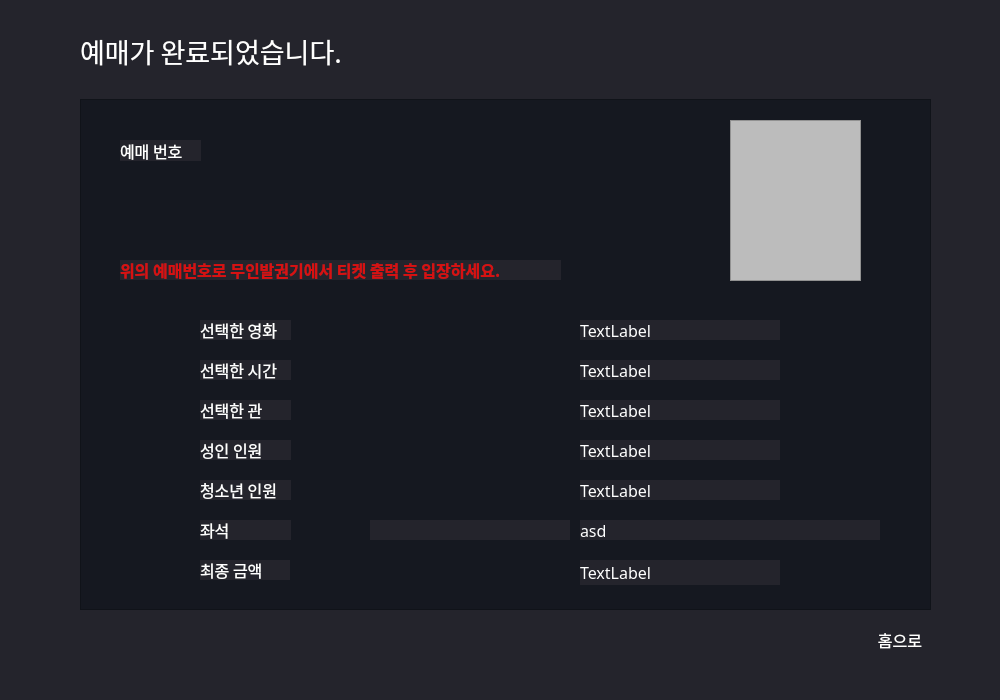
<?xml version="1.0" encoding="UTF-8"?>
<ui version="4.0">
 <class>Dialog</class>
 <widget class="QDialog" name="Dialog">
  <property name="geometry">
   <rect>
    <x>0</x>
    <y>0</y>
    <width>1000</width>
    <height>700</height>
   </rect>
  </property>
  <property name="windowTitle">
   <string>Dialog</string>
  </property>
  <property name="styleSheet">
   <string notr="true">background:#24242C;</string>
  </property>
  <widget class="QPushButton" name="btn_home">
   <property name="geometry">
    <rect>
     <x>840</x>
     <y>620</y>
     <width>120</width>
     <height>40</height>
    </rect>
   </property>
   <property name="font">
    <font>
     <family>NanumGothic</family>
     <pointsize>12</pointsize>
    </font>
   </property>
   <property name="styleSheet">
    <string notr="true">background: qlineargradient(
                    x1: 0, y1: 0, x2: 0, y2: 1,
                    stop: 0 #AF2E29,
                    stop: 1 #8E2824
                );
color: white;
border-radius: 4px;</string>
   </property>
   <property name="text">
    <string>홈으로</string>
   </property>
  </widget>
  <widget class="QLabel" name="label_8">
   <property name="geometry">
    <rect>
     <x>200</x>
     <y>480</y>
     <width>91</width>
     <height>20</height>
    </rect>
   </property>
   <property name="font">
    <font>
     <family>NanumGothic</family>
     <pointsize>12</pointsize>
    </font>
   </property>
   <property name="styleSheet">
    <string notr="true">color:white;</string>
   </property>
   <property name="text">
    <string>청소년 인원</string>
   </property>
  </widget>
  <widget class="QLabel" name="lbl_selecttheater">
   <property name="geometry">
    <rect>
     <x>580</x>
     <y>400</y>
     <width>200</width>
     <height>20</height>
    </rect>
   </property>
   <property name="font">
    <font>
     <family>NanumGothic</family>
     <pointsize>12</pointsize>
    </font>
   </property>
   <property name="styleSheet">
    <string notr="true">color:white;</string>
   </property>
   <property name="text">
    <string>TextLabel</string>
   </property>
  </widget>
  <widget class="QLabel" name="label_5">
   <property name="geometry">
    <rect>
     <x>200</x>
     <y>320</y>
     <width>91</width>
     <height>20</height>
    </rect>
   </property>
   <property name="font">
    <font>
     <family>NanumGothic</family>
     <pointsize>12</pointsize>
    </font>
   </property>
   <property name="styleSheet">
    <string notr="true">color:white;</string>
   </property>
   <property name="text">
    <string>선택한 영화</string>
   </property>
  </widget>
  <widget class="QLabel" name="label_7">
   <property name="geometry">
    <rect>
     <x>200</x>
     <y>440</y>
     <width>91</width>
     <height>20</height>
    </rect>
   </property>
   <property name="font">
    <font>
     <family>NanumGothic</family>
     <pointsize>12</pointsize>
    </font>
   </property>
   <property name="styleSheet">
    <string notr="true">color:white;</string>
   </property>
   <property name="text">
    <string>성인 인원</string>
   </property>
  </widget>
  <widget class="QLabel" name="label_6">
   <property name="geometry">
    <rect>
     <x>200</x>
     <y>360</y>
     <width>91</width>
     <height>20</height>
    </rect>
   </property>
   <property name="font">
    <font>
     <family>NanumGothic</family>
     <pointsize>12</pointsize>
    </font>
   </property>
   <property name="styleSheet">
    <string notr="true">color:white;</string>
   </property>
   <property name="text">
    <string>선택한 시간</string>
   </property>
  </widget>
  <widget class="QLabel" name="lbl_selectmovie">
   <property name="geometry">
    <rect>
     <x>580</x>
     <y>320</y>
     <width>200</width>
     <height>20</height>
    </rect>
   </property>
   <property name="font">
    <font>
     <family>NanumGothic</family>
     <pointsize>12</pointsize>
    </font>
   </property>
   <property name="styleSheet">
    <string notr="true">color:white;</string>
   </property>
   <property name="text">
    <string>TextLabel</string>
   </property>
  </widget>
  <widget class="QLabel" name="label_4">
   <property name="geometry">
    <rect>
     <x>200</x>
     <y>400</y>
     <width>91</width>
     <height>20</height>
    </rect>
   </property>
   <property name="font">
    <font>
     <family>NanumGothic</family>
     <pointsize>12</pointsize>
    </font>
   </property>
   <property name="styleSheet">
    <string notr="true">color:white;</string>
   </property>
   <property name="text">
    <string>선택한 관</string>
   </property>
  </widget>
  <widget class="QLabel" name="lbl_seat">
   <property name="geometry">
    <rect>
     <x>370</x>
     <y>520</y>
     <width>200</width>
     <height>20</height>
    </rect>
   </property>
   <property name="font">
    <font>
     <family>NanumGothic</family>
     <pointsize>12</pointsize>
    </font>
   </property>
   <property name="styleSheet">
    <string notr="true">color:white;</string>
   </property>
   <property name="text">
    <string/>
   </property>
  </widget>
  <widget class="QLabel" name="lbl_selecttime">
   <property name="geometry">
    <rect>
     <x>580</x>
     <y>360</y>
     <width>200</width>
     <height>20</height>
    </rect>
   </property>
   <property name="font">
    <font>
     <family>NanumGothic</family>
     <pointsize>12</pointsize>
    </font>
   </property>
   <property name="styleSheet">
    <string notr="true">color:white;</string>
   </property>
   <property name="text">
    <string>TextLabel</string>
   </property>
  </widget>
  <widget class="QLabel" name="lbl_adtnum">
   <property name="geometry">
    <rect>
     <x>580</x>
     <y>440</y>
     <width>200</width>
     <height>20</height>
    </rect>
   </property>
   <property name="font">
    <font>
     <family>NanumGothic</family>
     <pointsize>12</pointsize>
    </font>
   </property>
   <property name="styleSheet">
    <string notr="true">color:white;</string>
   </property>
   <property name="text">
    <string>TextLabel</string>
   </property>
  </widget>
  <widget class="QLabel" name="label_9">
   <property name="geometry">
    <rect>
     <x>200</x>
     <y>520</y>
     <width>91</width>
     <height>20</height>
    </rect>
   </property>
   <property name="font">
    <font>
     <family>NanumGothic</family>
     <pointsize>12</pointsize>
    </font>
   </property>
   <property name="styleSheet">
    <string notr="true">color:white;</string>
   </property>
   <property name="text">
    <string>좌석</string>
   </property>
  </widget>
  <widget class="QLabel" name="lbl_teennum">
   <property name="geometry">
    <rect>
     <x>580</x>
     <y>480</y>
     <width>200</width>
     <height>20</height>
    </rect>
   </property>
   <property name="font">
    <font>
     <family>NanumGothic</family>
     <pointsize>12</pointsize>
    </font>
   </property>
   <property name="styleSheet">
    <string notr="true">color:white;</string>
   </property>
   <property name="text">
    <string>TextLabel</string>
   </property>
  </widget>
  <widget class="QLabel" name="c">
   <property name="geometry">
    <rect>
     <x>200</x>
     <y>560</y>
     <width>90</width>
     <height>20</height>
    </rect>
   </property>
   <property name="font">
    <font>
     <family>NanumGothic</family>
     <pointsize>12</pointsize>
     <weight>50</weight>
     <bold>false</bold>
    </font>
   </property>
   <property name="styleSheet">
    <string notr="true">color:white;</string>
   </property>
   <property name="text">
    <string>최종 금액</string>
   </property>
  </widget>
  <widget class="QLabel" name="lbl_total">
   <property name="geometry">
    <rect>
     <x>580</x>
     <y>560</y>
     <width>200</width>
     <height>25</height>
    </rect>
   </property>
   <property name="font">
    <font>
     <family>NanumGothic</family>
     <pointsize>12</pointsize>
    </font>
   </property>
   <property name="styleSheet">
    <string notr="true">color:white;</string>
   </property>
   <property name="text">
    <string>TextLabel</string>
   </property>
  </widget>
  <widget class="QLabel" name="label_2">
   <property name="geometry">
    <rect>
     <x>80</x>
     <y>20</y>
     <width>291</width>
     <height>61</height>
    </rect>
   </property>
   <property name="font">
    <font>
     <family>NanumGothic</family>
     <pointsize>20</pointsize>
     <weight>50</weight>
     <bold>false</bold>
    </font>
   </property>
   <property name="styleSheet">
    <string notr="true">color:white;</string>
   </property>
   <property name="text">
    <string>예매가 완료되었습니다.</string>
   </property>
  </widget>
  <widget class="QGraphicsView" name="graphicsView">
   <property name="geometry">
    <rect>
     <x>80</x>
     <y>99</y>
     <width>851</width>
     <height>511</height>
    </rect>
   </property>
   <property name="styleSheet">
    <string notr="true">background:#151820;</string>
   </property>
  </widget>
  <widget class="QLabel" name="reservation_num">
   <property name="geometry">
    <rect>
     <x>120</x>
     <y>140</y>
     <width>81</width>
     <height>21</height>
    </rect>
   </property>
   <property name="font">
    <font>
     <family>NanumGothic</family>
     <pointsize>12</pointsize>
    </font>
   </property>
   <property name="styleSheet">
    <string notr="true">color:white;</string>
   </property>
   <property name="text">
    <string>예매 번호</string>
   </property>
  </widget>
  <widget class="QGraphicsView" name="graphicsView_2">
   <property name="geometry">
    <rect>
     <x>730</x>
     <y>120</y>
     <width>131</width>
     <height>161</height>
    </rect>
   </property>
   <property name="styleSheet">
    <string notr="true">background:
rgb(188, 188, 188)</string>
   </property>
  </widget>
  <widget class="QLabel" name="label_3">
   <property name="geometry">
    <rect>
     <x>120</x>
     <y>260</y>
     <width>441</width>
     <height>20</height>
    </rect>
   </property>
   <property name="font">
    <font>
     <family>맑은 고딕</family>
     <pointsize>12</pointsize>
     <weight>75</weight>
     <italic>false</italic>
     <bold>true</bold>
    </font>
   </property>
   <property name="styleSheet">
    <string notr="true">color:rgb(216, 17, 17);</string>
   </property>
   <property name="text">
    <string>위의 예매번호로 무인발권기에서 티켓 출력 후 입장하세요.</string>
   </property>
  </widget>
  <widget class="QLabel" name="lbl_selected_seat">
   <property name="geometry">
    <rect>
     <x>580</x>
     <y>520</y>
     <width>300</width>
     <height>20</height>
    </rect>
   </property>
   <property name="font">
    <font>
     <family>NanumGothic</family>
     <pointsize>12</pointsize>
    </font>
   </property>
   <property name="styleSheet">
    <string notr="true">color:white;</string>
   </property>
   <property name="text">
    <string>asd</string>
   </property>
  </widget>
  <zorder>graphicsView</zorder>
  <zorder>btn_home</zorder>
  <zorder>label_8</zorder>
  <zorder>lbl_selecttheater</zorder>
  <zorder>label_5</zorder>
  <zorder>label_7</zorder>
  <zorder>label_6</zorder>
  <zorder>lbl_selectmovie</zorder>
  <zorder>label_4</zorder>
  <zorder>lbl_seat</zorder>
  <zorder>lbl_selecttime</zorder>
  <zorder>lbl_adtnum</zorder>
  <zorder>label_9</zorder>
  <zorder>lbl_teennum</zorder>
  <zorder>c</zorder>
  <zorder>lbl_total</zorder>
  <zorder>label_2</zorder>
  <zorder>reservation_num</zorder>
  <zorder>graphicsView_2</zorder>
  <zorder>label_3</zorder>
  <zorder>lbl_selected_seat</zorder>
 </widget>
 <resources/>
 <connections/>
</ui>
